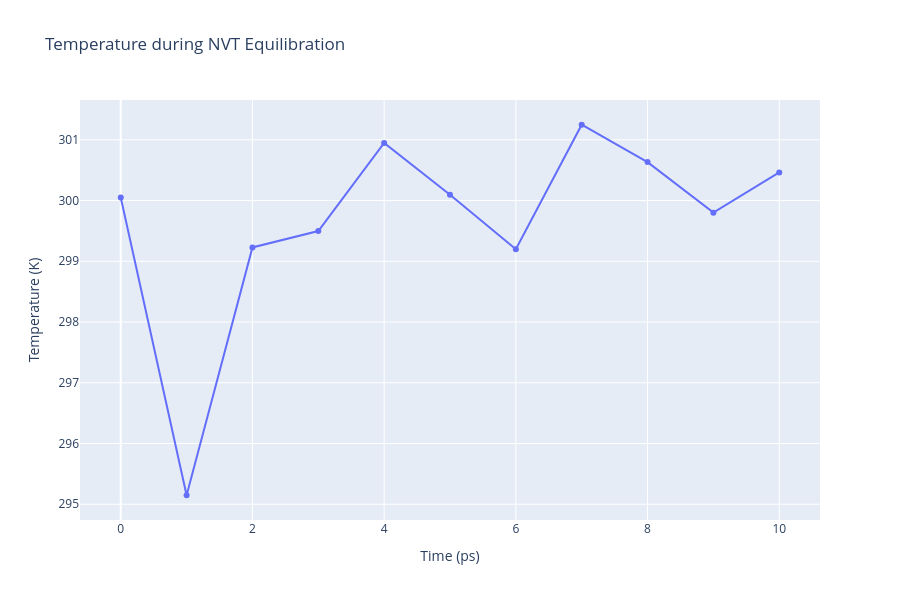

The cell this chart's notebook holds for it:
### Code cell
# GMXEnergy: Getting system temperature by time during NVT Equilibration  
from biobb_analysis.gromacs.gmx_energy import gmx_energy

# Create prop dict and inputs/outputs
AWH_output_nvt_temp_xvg = AWH_dir / f'{ref}_nvt_temp.xvg'
prop = {
    'terms':  ["Temperature"],
    'binary_path' : binary_path
}

# Create and launch bb
gmx_energy(input_energy_path=AWH_output_nvt_edr, 
          output_xvg_path=AWH_output_nvt_temp_xvg, 
          properties=prop)

# Read temperature data from file
with open(AWH_output_nvt_temp_xvg, 'r') as temperature_file:
    x, y = zip(*[
        (float(line.split()[0]), float(line.split()[1]))
        for line in temperature_file
        if not line.startswith(("#", "@"))
    ])

# Create a scatter plot
fig = go.Figure(data=go.Scatter(x=x, y=y, mode='lines+markers'))

# Update layout
fig.update_layout(title="Temperature during NVT Equilibration",
                  xaxis_title="Time (ps)",
                  yaxis_title="Temperature (K)",
                  height=600)
fig.show()

### Figure 1 — Plotly figure (JSON) as saved in the notebook; plotly's stock layout.template omitted (floating-point values rounded to 4 significant figures)
{"data": [{"mode": "lines+markers", "type": "scatter", "x": [0, 1, 2, 3, 4, 5, 6, 7, 8, 9, 10], "y": [300.1, 295.1, 299.2, 299.5, 300.9, 300.1, 299.2, 301.2, 300.6, 299.8, 300.5]}], "layout": {"height": 600, "title": {"text": "Temperature during NVT Equilibration"}, "xaxis": {"title": {"text": "Time (ps)"}}, "yaxis": {"title": {"text": "Temperature (K)"}}}}
